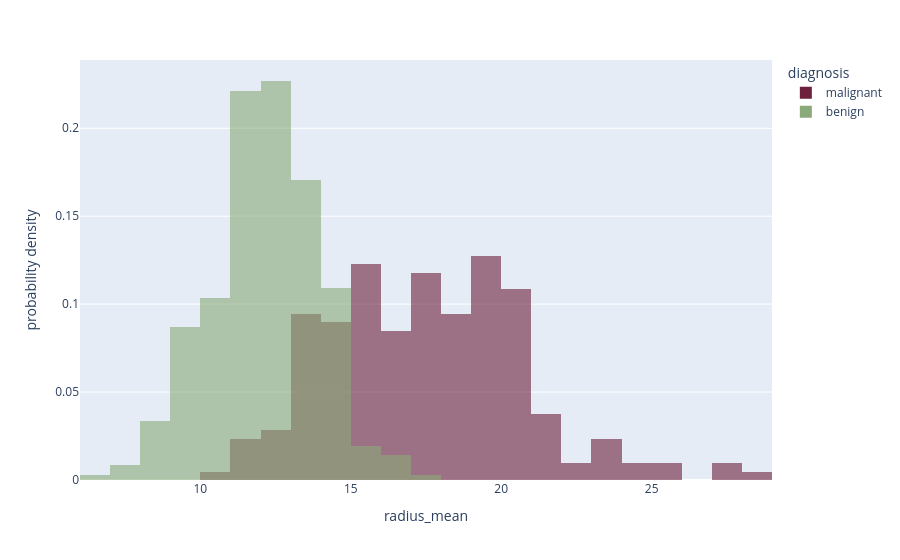

Notebook code cell kept with this figure:
### Markdown cell above
This mainly helps us in identifying outliers **graphically**. If any where to be found.

### Code cell
fig = px.histogram(
    df,
    x="radius_mean",
    color="diagnosis",
    histnorm="probability density",
    opacity=0.6,
    color_discrete_sequence=["#6D213C", "#8AAA79"],
)
fig.update_layout(barmode="overlay")
fig.show()

### Figure 1 — Plotly figure (JSON) as saved in the notebook; plotly's stock layout.template omitted (floating-point values rounded to 4 significant figures; data arrays with more than 128 entries replaced by an {"elided": "..."} marker saying what was removed)
{"data": [{"bingroup": "x", "histnorm": "probability density", "hovertemplate": "diagnosis=malignant<br>radius_mean=%{x}<br>probability density=%{y}<extra></extra>", "legendgroup": "malignant", "marker": {"color": "#6D213C", "opacity": 0.6, "pattern": {"shape": ""}}, "name": "malignant", "orientation": "v", "showlegend": true, "type": "histogram", "x": {"elided": "212 float values"}, "xaxis": "x", "yaxis": "y"}, {"bingroup": "x", "histnorm": "probability density", "hovertemplate": "diagnosis=benign<br>radius_mean=%{x}<br>probability density=%{y}<extra></extra>", "legendgroup": "benign", "marker": {"color": "#8AAA79", "opacity": 0.6, "pattern": {"shape": ""}}, "name": "benign", "orientation": "v", "showlegend": true, "type": "histogram", "x": {"elided": "357 float values"}, "xaxis": "x", "yaxis": "y"}], "layout": {"barmode": "overlay", "legend": {"title": {"text": "diagnosis"}, "tracegroupgap": 0}, "margin": {"t": 60}, "xaxis": {"anchor": "y", "domain": [0, 1], "title": {"text": "radius_mean"}}, "yaxis": {"anchor": "x", "domain": [0, 1], "title": {"text": "probability density"}}}}
